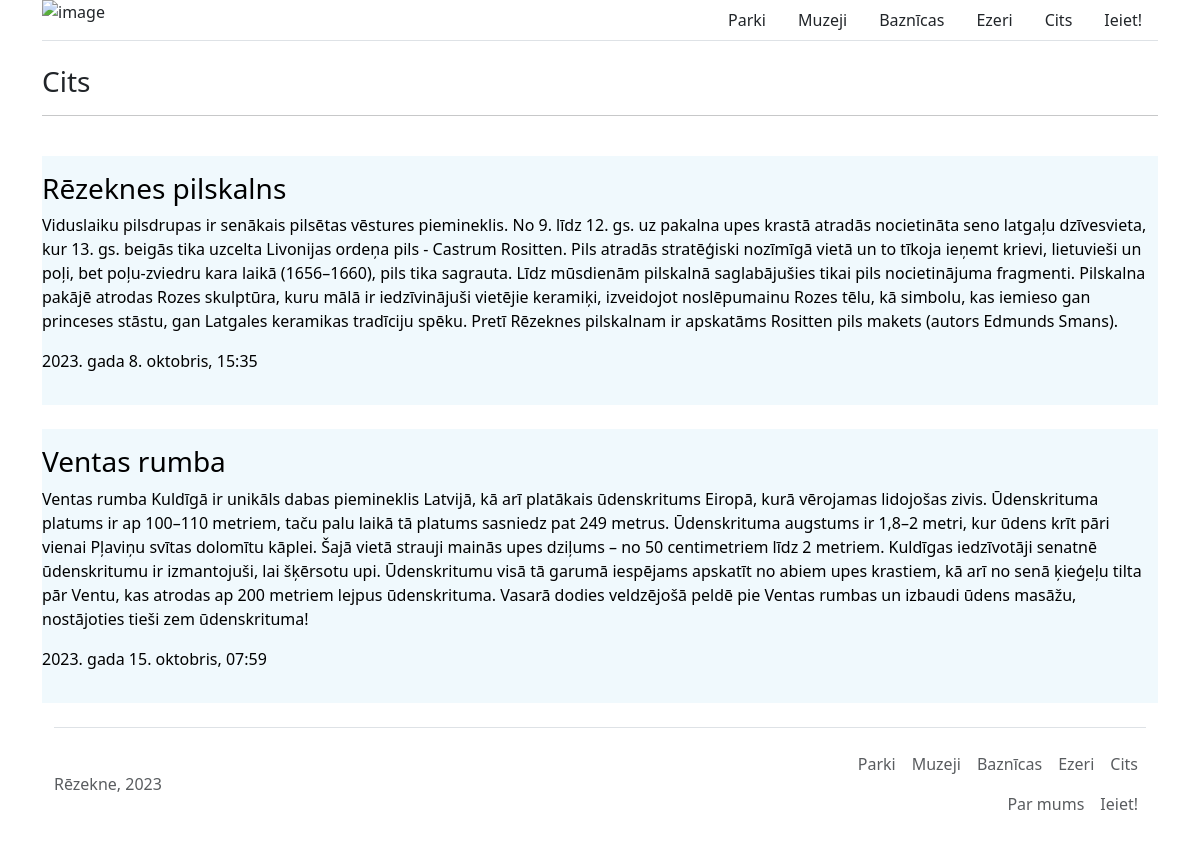
Screenshot of /other/ with the database file from the repository.
### main/models.py (models this page shows, shortened)
class Category(models.Model):
   title = models.CharField(max_length=60)
   description = models.TextField(blank=True, null=True)
   class Meta:
        verbose_name_plural = "Categories"

class Article(models.Model):
    title = models.CharField(max_length=60)
    text = HTMLField()
    category = models.ForeignKey(Category, on_delete=models.CASCADE, blank=True, null=True)
    author = models.ForeignKey(User, on_delete=models.CASCADE, blank=True, null=True)
    pub_date = models.DateTimeField(auto_now_add=True, blank=True, null=True)

### main/views.py (the view)
# urls.py: path("other/", views.other_category, name="other"),
def other_category(request):
    category = Category.objects.get(title='Cits')
    articles = Article.objects.filter(category = category)
    return render(request, "other.html", {"category": category, "articles": articles})

### main/template/other.html (shortened to what this page needs)
{% extends 'base.html' %}
{% block content %}
    <h3>{{ category.title }}</h3>
    <hr><br>
    {% for article in articles %}
    <div class="article-item py-3 mb-4" style="background-color: rgb(240, 249, 253);">
     <a href="{% url 'article' article.id %}" class="article-link">
         <h3>{{ article.title }}</h3>
         <p>{{article.text|safe}}</p>
         <p>{{ article.pub_date }}</p>
     </a>
    </div>
     {% endfor %}
{% endblock content %}

### static/CSS/base.css (style rules this page uses)
body { margin: 0px; padding: 0px; }
.article-link { text-decoration: none; color: black; }

### rows the page displays
Category: title "Cits"
Article: title "Rēzeknes pilskalns", text "Viduslaiku pilsdrupas ir senākais pilsētas vēstures piemineklis. No 9. līdz 12. gs. uz pakalna upes krastā atradās nocietināta seno latgaļu dzīvesvieta, kur 13. gs. beigās tika uzcelta Livonijas ordeņa pils - Castrum Rositten. Pils atradās stratēģiski nozīmīgā vietā un to tīkoja ieņemt krievi, lietuvieši un poļi, bet poļu-zviedru kara laikā (1656–1660), pils tika sagrauta. Līdz mūsdienām pilskalnā saglabājušies tikai pils nocietinājuma fragmenti. Pilskalna pakājē atrodas Rozes skulptūra, kuru mālā ir iedzīvinājuši vietējie keramiķi, izveidojot noslēpumainu Rozes tēlu, kā simbolu, kas iemieso gan princeses stāstu, gan Latgales keramikas tradīciju spēku. Pretī Rēzeknes pilskalnam ir apskatāms…", pub_date "2023. gada 8. oktobris, 15:35"
Article: title "Ventas rumba", text "Ventas rumba Kuldīgā ir unikāls dabas piemineklis Latvijā, kā arī platākais ūdenskritums Eiropā, kurā vērojamas lidojošas zivis. Ūdenskrituma platums ir ap 100–110 metriem, taču palu laikā tā platums sasniedz pat 249 metrus. Ūdenskrituma augstums ir 1,8–2 metri, kur ūdens krīt pāri vienai Pļaviņu svītas dolomītu kāplei. Šajā vietā strauji mainās upes dziļums – no 50 centimetriem līdz 2 metriem. Kuldīgas iedzīvotāji senatnē ūdenskritumu ir izmantojuši, lai šķērsotu upi. Ūdenskritumu visā tā garumā iespējams apskatīt no abiem upes krastiem, kā arī no senā ķieģeļu tilta pār Ventu, kas atrodas ap 200 metriem lejpus ūdenskrituma. Vasarā dodies veldzējošā peldē pie Ventas rumbas un izbaudi ūdens…", pub_date "2023. gada 15. oktobris, 07:59"
